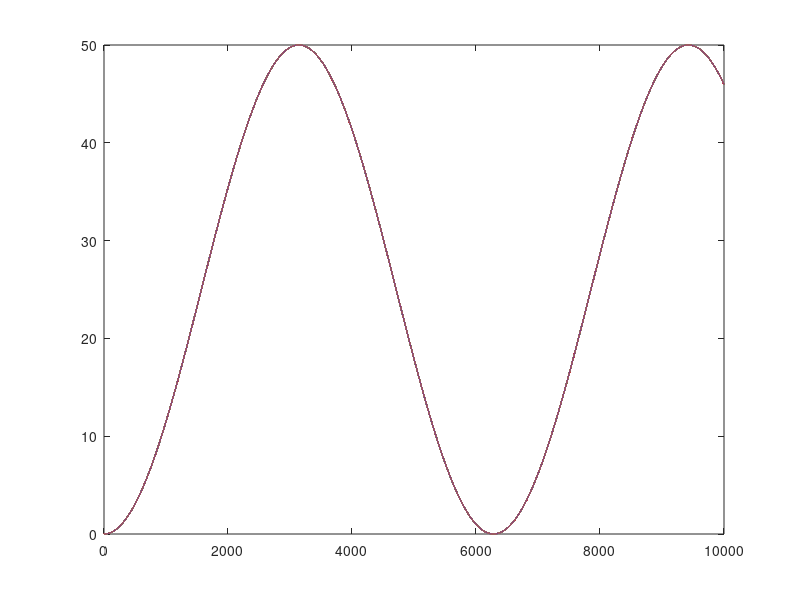

The MATLAB source for this figure:
X=[0:20:10*1000];
Y=[0:20:10*1000];
Z=transpose(Y)*X*0.0;
for i=1:length(X)
    for j=1:length(Y)
        Z(i,j)=50*(sin(0.5*X(i)/1000))^2;
    end
end
plot(X,Z)
